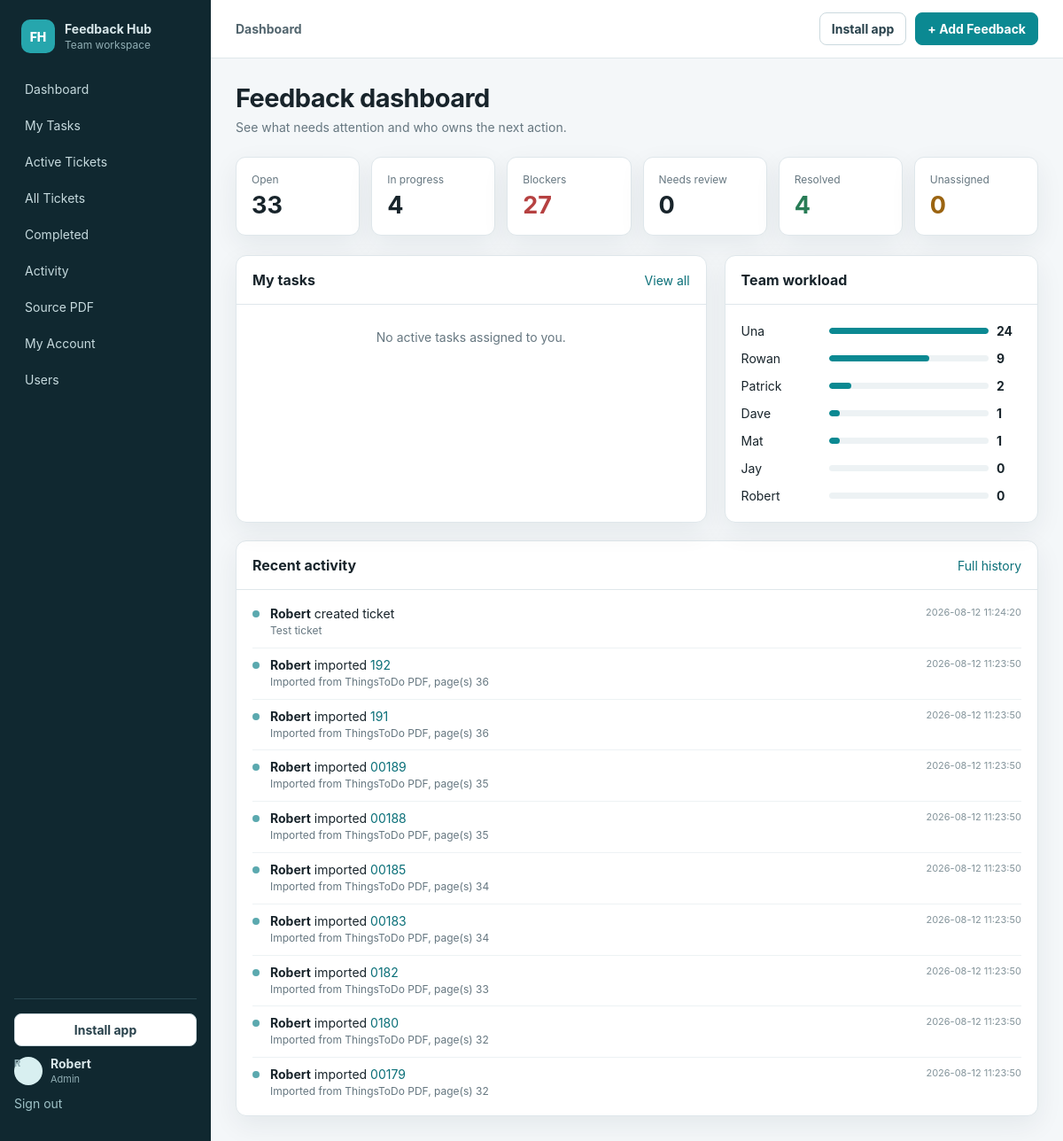
The page / (signed in) on the database its author committed.
### tables this page shows
CREATE TABLE users (
            id INTEGER PRIMARY KEY AUTOINCREMENT,
            name TEXT NOT NULL,
            email TEXT NOT NULL UNIQUE,
            password_hash TEXT NOT NULL,
            role TEXT NOT NULL DEFAULT 'team_member',
            active INTEGER NOT NULL DEFAULT 1,
            created_at TEXT NOT NULL
        );

CREATE TABLE activity (
            id INTEGER PRIMARY KEY AUTOINCREMENT,
            ticket_id INTEGER,
            user_id INTEGER,
            action TEXT NOT NULL,
            details TEXT DEFAULT '',
            created_at TEXT NOT NULL,
            FOREIGN KEY(ticket_id) REFERENCES tickets(id) ON DELETE CASCADE,
            FOREIGN KEY(user_id) REFERENCES users(id)
        );

CREATE TABLE tickets (
            id INTEGER PRIMARY KEY AUTOINCREMENT,
            ticket_no TEXT NOT NULL UNIQUE,
            title TEXT NOT NULL,
            description TEXT NOT NULL DEFAULT '',
            ticket_type TEXT NOT NULL DEFAULT 'bug',
            priority TEXT NOT NULL DEFAULT 'medium',
            status TEXT NOT NULL DEFAULT 'open',
            area TEXT NOT NULL DEFAULT 'General',
            submitted_by INTEGER,
            assigned_to INTEGER,
            due_date TEXT,
            steps_to_reproduce TEXT DEFAULT '',
            expected_behavior TEXT DEFAULT '',
            actual_behavior TEXT DEFAULT '',
            root_cause TEXT DEFAULT '',
            impact TEXT DEFAULT '',
            resolution TEXT DEFAULT '',
            technical_notes TEXT DEFAULT '',
            pr_refs TEXT DEFAULT '',
            commit_refs TEXT DEFAULT '',
            environment TEXT DEFAULT 'Staging',
            related_tickets TEXT DEFAULT '',
            source_text TEXT DEFAULT '',
            source_page TEXT DEFAULT '',
            created_at TEXT NOT NULL,
            updated_at TEXT NOT NULL,
            resolved_at TEXT,
            FOREIGN KEY(submitted_by) REFERENCES users(id),
            FOREIGN KEY(assigned_to) REFERENCES users(id)
        );

### app.py (the view)
@app.get("/", response_class=HTMLResponse)
def dashboard(request: Request):
    user = require_user(request)
    conn = db()
    stats = {}
    for key in ["open", "in_progress", "needs_review", "resolved", "closed"]:
        stats[key] = conn.execute("SELECT COUNT(*) FROM tickets WHERE status=?", (key,)).fetchone()[0]
    stats["blocker"] = conn.execute("SELECT COUNT(*) FROM tickets WHERE priority='blocker' AND status NOT IN ('resolved','closed')").fetchone()[0]
    stats["unassigned"] = conn.execute("SELECT COUNT(*) FROM tickets WHERE assigned_to IS NULL AND status NOT IN ('resolved','closed')").fetchone()[0]
    my_tasks = conn.execute("""
        SELECT t.*, u.name assignee_name FROM tickets t LEFT JOIN users u ON t.assigned_to=u.id
        WHERE t.assigned_to=? AND t.status NOT IN ('resolved','closed')
        ORDER BY CASE t.priority WHEN 'blocker' THEN 1 WHEN 'critical' THEN 2 WHEN 'high' THEN 3 WHEN 'medium' THEN 4 ELSE 5 END, t.updated_at DESC LIMIT 8
    """, (user["id"],)).fetchall()
    workload = conn.execute("""
        SELECT u.name, COUNT(t.id) task_count FROM users u LEFT JOIN tickets t ON u.id=t.assigned_to AND t.status NOT IN ('resolved','closed')
        WHERE u.active=1 GROUP BY u.id ORDER BY task_count DESC, u.name LIMIT 8
    """).fetchall()
    recent = conn.execute("""
        SELECT a.*, u.name user_name, t.ticket_no, t.title FROM activity a
        LEFT JOIN users u ON a.user_id=u.id LEFT JOIN tickets t ON a.ticket_id=t.id
        ORDER BY a.id DESC LIMIT 10
    """).fetchall()
    conn.close()
    return templates.TemplateResponse("dashboard.html", template_context(request, stats=stats, my_tasks=my_tasks, workload=workload, recent=recent))

### templates/dashboard.html (shortened to what this page needs)
{% extends "base.html" %}
{% block eyebrow %}Dashboard{% endblock %}
{% block content %}
<div class="page-head"><div><h1>Feedback dashboard</h1><p>See what needs attention and who owns the next action.</p></div></div>
<div class="stat-grid">
  <a class="stat-card" href="/tickets?status=open"><span>Open</span><strong>{{ stats.open }}</strong></a>
  <a class="stat-card" href="/tickets?status=in_progress"><span>In progress</span><strong>{{ stats.in_progress }}</strong></a>
  <a class="stat-card danger" href="/tickets?priority=blocker&view=active"><span>Blockers</span><strong>{{ stats.blocker }}</strong></a>
  <a class="stat-card" href="/tickets?status=needs_review"><span>Needs review</span><strong>{{ stats.needs_review }}</strong></a>
  <a class="stat-card success" href="/tickets?view=completed"><span>Resolved</span><strong>{{ stats.resolved }}</strong></a>
  <a class="stat-card warning" href="/tickets?assignee=0&view=active"><span>Unassigned</span><strong>{{ stats.unassigned }}</strong></a>
</div>
<div class="two-col">
  <section class="panel"><div class="panel-head"><h2>My tasks</h2><a href="/tickets?view=mine">View all</a></div>
    {% if my_tasks %}<div class="ticket-list compact">{% for t in my_tasks %}
      <a class="ticket-row" href="/tickets/{{ t.id }}"><span class="ticket-id">{{ t.ticket_no }}</span><div class="ticket-main"><strong>{{ t.title }}</strong><span>{{ t.area }} · {{ t.status|replace('_',' ')|title }}</span></div><span class="badge {{ t.priority }}">{{ t.priority|title }}</span></a>
    {% endfor %}</div>{% else %}<div class="empty">No active tasks assigned to you.</div>{% endif %}
  </section>
  <section class="panel"><div class="panel-head"><h2>Team workload</h2></div>
    <div class="workload">{% for r in workload %}<div><span>{{ r.name }}</span><div class="bar"><i style="width: {{ [r.task_count*7,100]|min }}%"></i></div><strong>{{ r.task_count }}</strong></div>{% endfor %}</div>
  </section>
</div>
<section class="panel"><div class="panel-head"><h2>Recent activity</h2><a href="/activity">Full history</a></div>
  <div class="activity-list">{% for a in recent %}<div class="activity-item"><span class="activity-dot"></span><div><strong>{{ a.user_name or 'System' }}</strong> {{ a.action|lower }}{% if a.ticket_no %} <a href="/tickets/{{ a.ticket_id }}">{{ a.ticket_no }}</a>{% endif %}<p>{{ a.details }}</p></div><time>{{ a.created_at }}</time></div>{% endfor %}</div>
</section>
{% endblock %}

### templates/base.html (shortened to what this page needs)
<!doctype html>
<html lang="en">
<head>
  <link rel="stylesheet" href="/static/style.css">
</head>
<body>
{% if user %}
<div class="app-shell">
  <aside class="sidebar">
    <div class="brand"><div class="brand-mark">FH</div><div><strong>Feedback Hub</strong><span>Team workspace</span></div></div>
    <nav>
      <a href="/" class="nav-link">Dashboard</a>
      <a href="/tickets?view=mine" class="nav-link">My Tasks</a>
      <a href="/tickets?view=active" class="nav-link">Active Tickets</a>
      <a href="/tickets" class="nav-link">All Tickets</a>
      <a href="/tickets?view=completed" class="nav-link">Completed</a>
      <a href="/activity" class="nav-link">Activity</a>
      <a href="/source" target="_blank" class="nav-link">Source PDF</a>
      <a href="/account" class="nav-link">My Account</a>
      {% if can_manage %}<a href="/users" class="nav-link">Users</a>{% endif %}
    </nav>
    <div class="sidebar-bottom">
      <button id="install-app" class="button install-button" type="button" hidden>Install app</button>
      <div class="user-mini"><span class="avatar">{{ user.name[0] }}</span><div><strong>{{ user.name }}</strong><span>{{ user.role|replace('_',' ')|title }}</span></div></div>
      <form method="post" action="/logout"><input type="hidden" name="csrf_token" value="{{ csrf_token }}"><button class="link-button">Sign out</button></form>
    </div>
  </aside>
  <main class="main">
    <header class="topbar">
      <div>{% block eyebrow %}Team Feedback Hub{% endblock %}</div>
      <div class="topbar-actions"><button id="install-app-top" class="button" type="button" hidden>Install app</button><a class="button primary" href="/tickets/new">+ Add Feedback</a></div>
    </header>
    <div class="content">{% block content %}{% endblock %}</div>
  </main>
</div>
{% else %}
{% block anonymous %}{% endblock %}
{% endif %}
</body>
</html>

### static/style.css (style rules this page uses)
:root { --bg:#f4f7f9;--panel:#fff;--ink:#18242b;--muted:#667780;--line:#dfe7eb;--nav:#102830;--nav2:#173943;--accent:#0b8992;--accent2:#0a6f78;--danger:#b64141;--warn:#9b6411;--success:#287c56;--shadow:0 10px 30px rgba(18,44,52,.07) }
* { box-sizing:border-box }
body { margin:0;font-family:Inter,ui-sans-serif,system-ui,-apple-system,BlinkMacSystemFont,"Segoe UI",sans-serif;background:var(--bg);color:var(--ink);font-size:14px }
a { color:var(--accent2);text-decoration:none }
button,input,select,textarea { font:inherit }
.app-shell { min-height:100vh;display:grid;grid-template-columns:238px 1fr }
.sidebar { background:var(--nav);color:#d8e7ea;padding:22px 16px;display:flex;flex-direction:column;position:fixed;inset:0 auto 0 0;width:238px }
.brand { display:flex;gap:11px;align-items:center;padding:0 8px 22px }
.brand-mark { width:38px;height:38px;border-radius:10px;display:grid;place-items:center;background:#26a6ad;color:white;font-weight:800 }
.brand strong,.brand span { display:block }
.brand span { font-size:12px;color:#91aeb4;margin-top:2px }
.sidebar nav { display:grid;gap:4px }
.nav-link { color:#c6dade;padding:10px 12px;border-radius:8px }
.sidebar-bottom { margin-top:auto;border-top:1px solid #284851;padding-top:16px }
.user-mini { display:flex;gap:9px;align-items:center }
.user-mini strong,.user-mini span { display:block }
.user-mini span { font-size:11px;color:#91aeb4;margin-top:2px }
.avatar { width:32px;height:32px;border-radius:50%;background:#d8eff0;color:#17636a;display:grid;place-items:center;font-weight:800;flex:0 0 auto }
.link-button { border:0;background:none;color:#9fc2c7;padding:12px 0;cursor:pointer }
.main { grid-column:2;min-width:0 }
.topbar { height:66px;background:#fff;border-bottom:1px solid var(--line);display:flex;align-items:center;justify-content:space-between;padding:0 28px;position:sticky;top:0;z-index:5 }
.topbar>div { font-weight:650;color:#52656e }
.content { padding:28px;max-width:1500px;margin:auto }
.page-head,.ticket-header { display:flex;justify-content:space-between;gap:24px;align-items:flex-start;margin-bottom:22px }
.page-head h1,.ticket-header h1 { font-size:29px;line-height:1.15;margin:0 0 6px;letter-spacing:-.02em }
.page-head p,.ticket-header p { margin:0;color:var(--muted);max-width:900px;line-height:1.55 }
.button { display:inline-flex;align-items:center;justify-content:center;gap:7px;border:1px solid #cbd9de;background:#fff;color:#28414b;border-radius:8px;padding:9px 13px;font-weight:650;cursor:pointer }
.button.primary { background:var(--accent);border-color:var(--accent);color:white }
.panel { background:var(--panel);border:1px solid var(--line);border-radius:12px;box-shadow:var(--shadow) }
.stat-grid { display:grid;grid-template-columns:repeat(6,1fr);gap:13px;margin-bottom:22px }
.stat-card { background:white;border:1px solid var(--line);border-radius:11px;padding:17px;color:var(--ink);box-shadow:var(--shadow) }
.stat-card span,.stat-card strong { display:block }
.stat-card span { color:var(--muted);font-size:12px }
.stat-card strong { font-size:27px;margin-top:5px }
.stat-card.danger strong { color:var(--danger) }
.stat-card.success strong { color:var(--success) }
.stat-card.warning strong { color:var(--warn) }
.two-col { display:grid;grid-template-columns:1.5fr 1fr;gap:20px;margin-bottom:20px }
.panel-head { display:flex;justify-content:space-between;align-items:center;padding:17px 18px;border-bottom:1px solid var(--line) }
.panel-head h2,.section-card h2,.form-card h2 { font-size:16px;margin:0 }
.workload { padding:14px 18px }
.workload>div { display:grid;grid-template-columns:90px 1fr 28px;gap:9px;align-items:center;padding:7px 0 }
.bar { height:7px;background:#edf2f4;border-radius:10px;overflow:hidden }
.bar i { display:block;height:100%;background:var(--accent);border-radius:10px }
.activity-list { padding:8px 18px }
.activity-item { display:grid;grid-template-columns:10px 1fr auto;gap:10px;padding:10px 0;border-bottom:1px solid #edf2f4;align-items:start }
.activity-item:last-child { border-bottom:0 }
.activity-dot { width:8px;height:8px;border-radius:50%;background:#5ba9af;margin-top:5px }
.activity-item p { margin:3px 0 0;color:var(--muted);font-size:12px;line-height:1.4 }
.activity-item time { color:#84949b;font-size:11px;white-space:nowrap }
.empty { padding:28px;text-align:center;color:var(--muted) }
.topbar-actions { display:flex;gap:10px;align-items:center }
.install-button { width:100%;margin-bottom:10px }

### rows shown on the page
users: name "R", name "Robert", role "Admin", task_count "0"
users: name "Una", {{ [r.task_count*7,100]|min }} 100 (drawn), task_count "24"
users: name "Rowan", {{ [r.task_count*7,100]|min }} 63 (drawn), task_count "9"
users: name "Patrick", {{ [r.task_count*7,100]|min }} 14 (drawn), task_count "2"
users: name "Dave", {{ [r.task_count*7,100]|min }} 7 (drawn), task_count "1"
users: name "Mat", {{ [r.task_count*7,100]|min }} 7 (drawn), task_count "1"
users: name "Jay", task_count "0"
activity: name "Robert", action "created ticket", details "Test ticket", created_at "2026-08-12 11:24:20"
activity: name "Robert", action "imported", ticket_no "192", details "Imported from ThingsToDo PDF, page(s) 36", created_at "2026-08-12 11:23:50"
activity: name "Robert", action "imported", ticket_no "191", details "Imported from ThingsToDo PDF, page(s) 36", created_at "2026-08-12 11:23:50"
activity: name "Robert", action "imported", ticket_no "00189", details "Imported from ThingsToDo PDF, page(s) 35", created_at "2026-08-12 11:23:50"
activity: name "Robert", action "imported", ticket_no "00188", details "Imported from ThingsToDo PDF, page(s) 35", created_at "2026-08-12 11:23:50"
activity: name "Robert", action "imported", ticket_no "00185", details "Imported from ThingsToDo PDF, page(s) 34", created_at "2026-08-12 11:23:50"
activity: name "Robert", action "imported", ticket_no "00183", details "Imported from ThingsToDo PDF, page(s) 34", created_at "2026-08-12 11:23:50"
activity: name "Robert", action "imported", ticket_no "0182", details "Imported from ThingsToDo PDF, page(s) 33", created_at "2026-08-12 11:23:50"
activity: name "Robert", action "imported", ticket_no "0180", details "Imported from ThingsToDo PDF, page(s) 32", created_at "2026-08-12 11:23:50"
activity: name "Robert", action "imported", ticket_no "00179", details "Imported from ThingsToDo PDF, page(s) 32", created_at "2026-08-12 11:23:50"

### other values the page prints
{{ stats.open }} "33"
{{ stats.in_progress }} "4"
{{ stats.blocker }} "27"
{{ stats.needs_review }} "0"
{{ stats.resolved }} "4"
{{ stats.unassigned }} "0"
